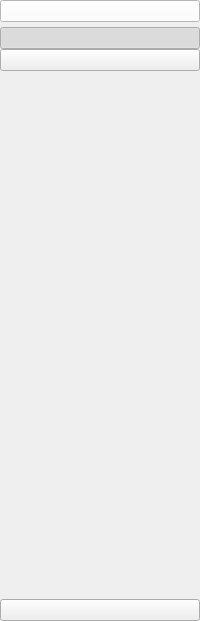
     <widget class="QWidget" name="icon_only" native="true">
      <layout class="QVBoxLayout" name="verticalLayout_3">
       <property name="spacing">
        <number>5</number>
       </property>
       <property name="leftMargin">
        <number>0</number>
       </property>
       <property name="topMargin">
        <number>0</number>
       </property>
       <property name="rightMargin">
        <number>0</number>
       </property>
       <property name="bottomMargin">
        <number>0</number>
       </property>
       <item>
        <layout class="QHBoxLayout" name="horizontalLayout_2"/>
       </item>
       <item>
        <widget class="QPushButton" name="pushButton_9">
         <property name="styleSheet">
          <string notr="true">background-color:white</string>
         </property>
         <property name="text">
          <string/>
         </property>
         <property name="icon">
          <iconset>
           <normaloff>Images/sidebar.png</normaloff>Images/sidebar.png</iconset>
         </property>
         <property name="iconSize">
          <size>
           <width>35</width>
           <height>35</height>
          </size>
         </property>
         <property name="checkable">
          <bool>true</bool>
         </property>
         <property name="checked">
          <bool>false</bool>
         </property>
         <property name="autoExclusive">
          <bool>false</bool>
         </property>
        </widget>
       </item>
       <item>
        <layout class="QVBoxLayout" name="verticalLayout">
         <property name="spacing">
          <number>0</number>
         </property>
         <item>
          <widget class="QPushButton" name="Monitor2">
           <property name="text">
            <string/>
           </property>
           <property name="icon">
            <iconset>
             <normaloff>Images/monitor.png</normaloff>Images/monitor.png</iconset>
           </property>
           <property name="iconSize">
            <size>
             <width>20</width>
             <height>20</height>
            </size>
           </property>
           <property name="checkable">
            <bool>true</bool>
           </property>
           <property name="checked">
            <bool>true</bool>
           </property>
           <property name="autoExclusive">
            <bool>true</bool>
           </property>
          </widget>
         </item>
         <item>
          <widget class="QPushButton" name="Statistics2">
           <property name="text">
            <string/>
           </property>
           <property name="icon">
            <iconset>
             <normaloff>Images/statistics.png</normaloff>Images/statistics.png</iconset>
           </property>
           <property name="iconSize">
            <size>
             <width>20</width>
             <height>20</height>
            </size>
           </property>
           <property name="checkable">
            <bool>true</bool>
           </property>
           <property name="autoExclusive">
            <bool>true</bool>
           </property>
          </widget>
         </item>
        </layout>
       </item>
       <item>
        <spacer name="verticalSpacer">
         <property name="orientation">
          <enum>Qt::Vertical</enum>
         </property>
         <property name="sizeHint" stdset="0">
          <size>
           <width>20</width>
           <height>523</height>
          </size>
         </property>
        </spacer>
       </item>
       <item>
        <widget class="QPushButton" name="exit2">
         <property name="text">
          <string/>
         </property>
         <property name="icon">
          <iconset>
           <normaloff>Images/exit.png</normaloff>Images/exit.png</iconset>
         </property>
         <property name="iconSize">
          <size>
           <width>20</width>
           <height>20</height>
          </size>
         </property>
        </widget>
       </item>
      </layout>
     </widget>
